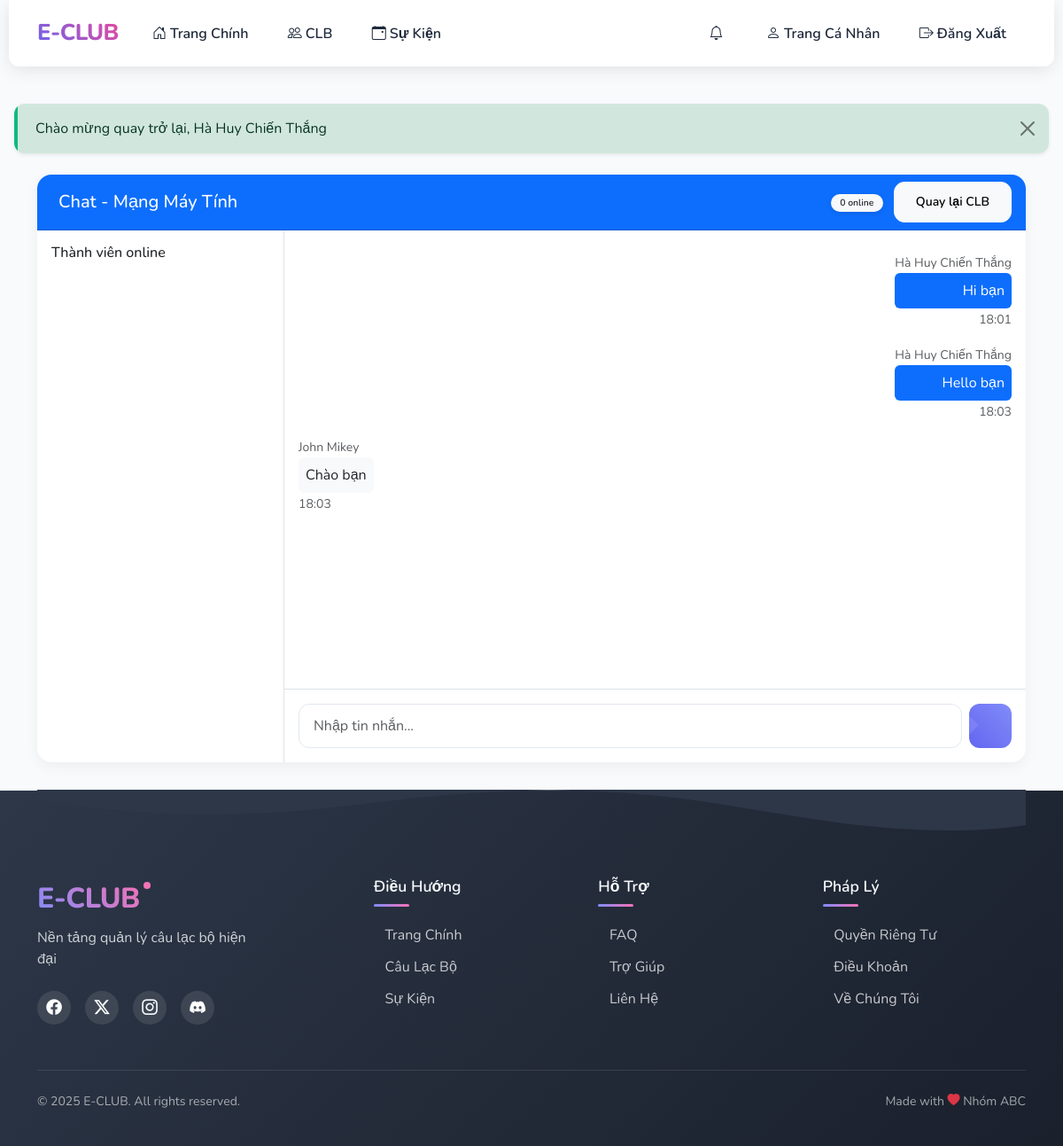
/index.php?page=club_chat&club_id=5 (signed in), run on the app's committed database.
### tables this page shows
CREATE TABLE `club_members` (
  `id` int(11) NOT NULL,
  `user_id` int(11) DEFAULT NULL,
  `club_id` int(11) DEFAULT NULL,
  `status` enum('pending','approved','rejected') DEFAULT 'pending',
  `joined_at` timestamp NOT NULL DEFAULT current_timestamp()
);

CREATE TABLE `clubs` (
  `id` int(11) NOT NULL,
  `name` varchar(100) NOT NULL,
  `description` text DEFAULT NULL,
  `created_at` timestamp NOT NULL DEFAULT current_timestamp(),
  `status` enum('active','inactive') NOT NULL DEFAULT 'active',
  `image_url` varchar(255) DEFAULT NULL
);

CREATE TABLE `club_messages` (
  `id` int(11) NOT NULL,
  `club_id` int(11) NOT NULL,
  `sender_id` int(11) NOT NULL,
  `message` text NOT NULL,
  `created_at` timestamp NOT NULL DEFAULT current_timestamp()
);

CREATE TABLE `users` (
  `id` int(11) NOT NULL,
  `name` varchar(100) NOT NULL,
  `email` varchar(100) NOT NULL,
  `password` varchar(255) NOT NULL,
  `role` enum('admin','club_leader','user') DEFAULT 'user',
  `created_at` timestamp NOT NULL DEFAULT current_timestamp(),
  `avatar_url` varchar(255) DEFAULT NULL,
  `last_activity` timestamp NOT NULL DEFAULT current_timestamp() ON UPDATE current_timestamp()
);

### config.php (called while the page is built, shortened)
<?php
try {
    $conn = new mysqli(DB_HOST, DB_USER, DB_PASS, DB_NAME);
    $conn->set_charset("utf8");
} catch (Exception $e) {
    die("Database connection failed: " . $e->getMessage());
}
function sanitize($input) {
    global $conn;
    return $conn->real_escape_string(trim($input));
}
?>

### pages/club_chat.php (the view, shortened to what this page needs)
<?php
try {
    $club_id = sanitize($_GET['club_id']);
    $sql = "SELECT cm.status, c.name as club_name
            FROM club_members cm
            JOIN clubs c ON cm.club_id = c.id
            WHERE cm.club_id = ? AND cm.user_id = ? AND cm.status = 'approved'";
    $stmt = $conn->prepare($sql);
    $stmt->bind_param("ii", $club_id, $_SESSION['user_id']);
    if (!$stmt->execute()) {
        error_log("Execute failed: " . $stmt->error);
        throw new Exception("Lỗi kiểm tra quyền truy cập");
    }
    $member = $stmt->get_result()->fetch_assoc();
    $sql = "SELECT m.*, u.name as sender_name
            FROM club_messages m
            JOIN users u ON m.sender_id = u.id
            WHERE m.club_id = ?
            ORDER BY m.created_at DESC
            LIMIT 50";
    $stmt = $conn->prepare($sql);
    $stmt->bind_param("i", $club_id);
    if (!$stmt->execute()) {
        error_log("Execute failed: " . $stmt->error);
        throw new Exception("Lỗi tải tin nhắn");
    }
    $old_messages = array_reverse($stmt->get_result()->fetch_all(MYSQLI_ASSOC));
} catch (Exception $e) {
    error_log("Chat error: " . $e->getMessage());
    flashMessage($e->getMessage(), 'danger');
    redirect('/index.php?page=clubs');
}
?>
<div class="container mt-4">
    <div class="card">
        <div class="card-header bg-primary text-white d-flex justify-content-between align-items-center">
            <h5 class="mb-0">
                Chat - <?php echo htmlspecialchars($member['club_name']); ?>
            </h5>
            <div>
                <span class="badge bg-light text-dark" id="onlineCount">0 online</span>
                <a href="index.php?page=club_detail&id=<?php echo $club_id; ?>" class="btn btn-light btn-sm ms-2">
                    <i class="fas fa-arrow-left"></i> Quay lại CLB
                </a>
            </div>
        </div>
        <div class="card-body p-0">
            <div class="row g-0">
                <div class="col-md-3 border-end">
                    <div class="p-3">
                        <h6 class="mb-3">Thành viên online</h6>
                    </div>
                </div>
                <div class="col-md-9">
                    <div class="d-flex flex-column" style="height: 600px;">
                        <div class="flex-grow-1 p-3 overflow-auto" id="messageArea">
                            <?php foreach ($old_messages as $msg): ?>
                            <div class="message <?php echo $msg['sender_id'] == $_SESSION['user_id'] ? 'text-end' : ''; ?> mb-3">
                                <div class="d-inline-block">
                                    <small class="text-muted"><?php echo htmlspecialchars($msg['sender_name']); ?></small>
                                    <div class="p-2 rounded <?php echo $msg['sender_id'] == $_SESSION['user_id'] ? 'bg-primary text-white' : 'bg-light'; ?>">
                                        <?php echo htmlspecialchars($msg['message']); ?>
                                    </div>
                                    <small class="text-muted"><?php echo date('H:i', strtotime($msg['created_at'])); ?></small>
                                </div>
                            </div>
                            <?php endforeach; ?>
                        </div>
                        <div class="border-top p-3">
                            <form id="messageForm" class="d-flex gap-2">
                                <input type="text" class="form-control" id="messageInput"
                                       placeholder="Nhập tin nhắn..." autocomplete="off" required>
                                <button type="submit" class="btn btn-primary">
                                </button>
                            </form>
                        </div>
                    </div>
                </div>
            </div>
        </div>
    </div>
</div>

### templates/layout.php (style rules this page uses)
:root { --primary-color: #6366f1; --primary-light: #818cf8; --primary-dark: #4f46e5; --secondary-color: #ec4899; --secondary-light: #f472b6; --accent-color: #0ea5e9; --success-color: #10b981; --warning-color: #f59e0b; --danger-color: #ef4444; --background-color: #f8fafc; --text-color: #1e293b; --border-radius: 12px; --card-border-radius: 16px; --transition-speed: 0.3s; }
body { min-height: 100vh; display: flex; flex-direction: column; background-color: var(--background-color); font-family: 'Nunito', sans-serif; color: var(--text-color); overflow-x: hidden; }
.card { border: none; border-radius: var(--card-border-radius); background: #fff; box-shadow: 0 5px 15px rgba(0, 0, 0, 0.05); transition: all var(--transition-speed) ease; overflow: hidden; position: relative; z-index: 1; }
.card::before { content: ''; position: absolute; top: 0; left: 0; width: 4px; height: 100%; z-index: 2; opacity: 0; transition: opacity var(--transition-speed) ease; }
.btn { border-radius: var(--border-radius); padding: 0.7rem 1.5rem; font-weight: 600; transition: all var(--transition-speed) ease; position: relative; overflow: hidden; z-index: 1; }
.btn::before { content: ''; position: absolute; top: 0; left: 0; width: 100%; height: 100%; background: rgba(255, 255, 255, 0.1); z-index: -1; transform: translateX(-100%) rotate(45deg); transition: transform 0.6s ease; }
.badge { font-size: 0.65rem; padding: 0.35em 0.65em; margin-left: -0.5em; margin-top: -0.5em; }
.btn-primary { background: linear-gradient(45deg, var(--primary-color), var(--primary-light)); border: none; }
.badge { padding: 0.5em 1em; border-radius: 20px; font-weight: 600; box-shadow: 0 2px 5px rgba(0, 0, 0, 0.1); }
.form-control, .form-select { border-radius: var(--border-radius); padding: 0.75rem 1rem; border: 1px solid #e2e8f0; transition: all var(--transition-speed) ease; }
.fade-in { animation: fadeIn 0.5s ease-in; }

### pages/club_chat.php (style rules this page uses)
.message { max-width: 80%; margin: 0.5rem 0; }
.message .d-inline-block { max-width: 100%; }
.message .bg-light { background-color: #f8f9fa; }
#messageArea { scroll-behavior: smooth; }
.message:not(.text-end) { margin-right: auto; }
.message.text-end { margin-left: auto; }

### data on the page
club_members: club.name "Mạng Máy Tính"
club_messages: sender.name "Hà Huy Chiến Thắng", message "Hi bạn", created_at "18:01"
club_messages: sender.name "Hà Huy Chiến Thắng", message "Hello bạn", created_at "18:03"
club_messages: sender.name "John Mikey", message "Chào bạn", created_at "18:03"

### other printed values
$flash['message'] "Chào mừng quay trở lại, Hà Huy Chiến Thắng"
APP_NAME "E-CLUB"
